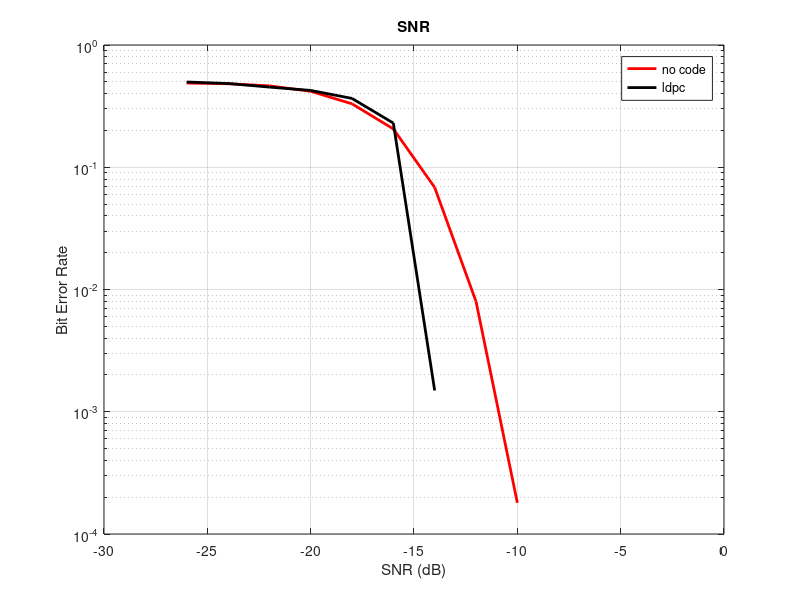

Write the MATLAB code that produced this figure.
clc
clear all
close all

%% ================================= Переменные

% qpsk_ber = load("qpsk_ber.mat").BER;
% qpsk_ldpc_ber = load("qpsk_ldpc_ber").BER;
% snr_no_code = load("snr.mat").snr;
% 
% figure(3)
% semilogy(snr_no_code,qpsk_ber,'color', "#FF0000", 'LineWidth',2);
% hold on
% semilogy(snr_no_code,qpsk_ldpc_ber,'color', "k", 'LineWidth',2);
% grid on
% legend('no code', 'ldpc')
% xlabel('SNR (dB)')
% ylabel('Bit Error Rate')
% 
% hold off
% title('SNR');


%% 
lora_ber = load("lora_ber.mat").BER;
lora_llr_ldpc_ber = load("lora_llr_ldpc_ber").BER;
snr_lora = load("snr_lora.mat").snr;

figure(3)
semilogy(snr_lora,lora_ber,'color', "#FF0000", 'LineWidth',2);
hold on
semilogy(snr_lora,lora_llr_ldpc_ber,'color', "k", 'LineWidth',2);
grid on
legend('no code', 'ldpc')
xlabel('SNR (dB)')
ylabel('Bit Error Rate')

hold off
title('SNR');


% %% ================================= LDPC Config
% qpsk_config_ldpc_ber = load("qpsk_config_ldpc_ber.mat").BER;
% snr_config_ldpc = load("snr_config_ldpc.mat").snr;
% 
% 
% rate = [1/2 2/3 3/4 5/6];
% cdwlen = [648, 1296, 1944]; % Codeword length
% 
% figure(3)
% 
% xlabel('SNR (dB)')
% ylabel('Bit Error Rate')
% 
% hold off
% title('SNR');
% 
% legend_list = [];
% mlist=["o", "+", "*", ".", "x", "_", "|", "square", "diamond", "^", "v", ">"];
% clist=["#0072BD", "#D95319", "#EDB120", "#7E2F8E", "#77AC30", "#4DBEEE", "#A2142F", "#000000", "#FFFF00", "#FF00FF",  "#00FFFF", "#0000FF"];
% 
% 
% counter = 1;
% for nLen = 1:3
%     for nRate = 1:4
%         semilogy(snr_config_ldpc,qpsk_config_ldpc_ber(:,nLen,nRate),strcat('-',mlist(counter)),'color',clist(counter), 'LineWidth',2);
%         legend_list = [legend_list, {strcat(num2str(cdwlen(nLen)), '----', num2str(rate(nRate)))} ];
%         xlim([-20 0])
%         hold on
%         counter = counter+1;
%     end
% end
% semilogy(snr_no_code,qpsk_ber,'color', "#FF0000", 'LineWidth',2);
% legend_list = [legend_list, {'No Code'} ];
% grid on
% legend(legend_list)

